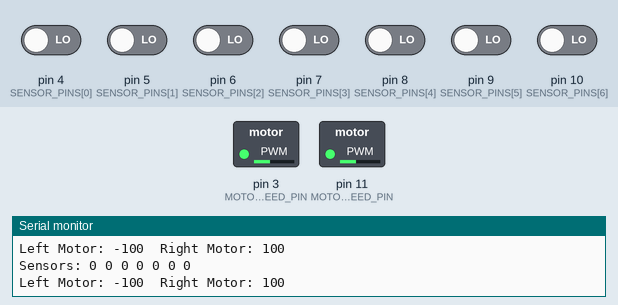
Recording of a sketch running on a simulated Arduino Uno, built with avr-gcc and run on an emulated ATmega328P. Parts: switched loads named in the sketch (green lamp = pin HIGH), the last lines printed to the serial monitor. The test bench sets the inputs (shaded band); at power-on: pin 4 (SENSOR_PINS[0]), pin 5 (SENSOR_PINS[1]), pin 6 (SENSOR_PINS[2]), pin 7 (SENSOR_PINS[3]), pin 8 (SENSOR_PINS[4]), pin 9 (SENSOR_PINS[5]), pin 10 (SENSOR_PINS[6]) LOW.

Above: at 1.3 s.
1.4 s: pin 4 (SENSOR_PINS[0]) driven HIGH
At 2.7 s:
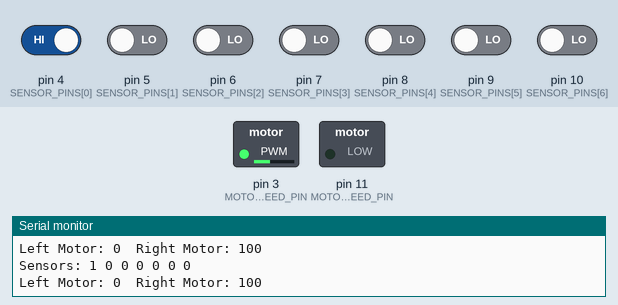
3.0 s: pin 5 (SENSOR_PINS[1]) driven HIGH
At 4.2 s:
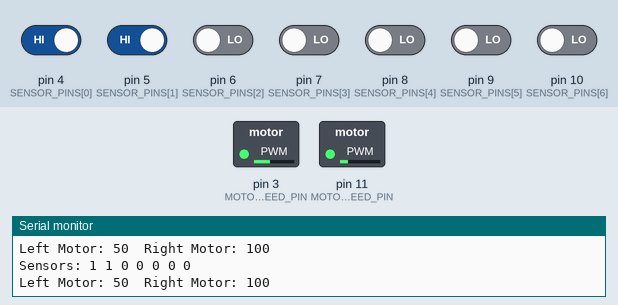
4.5 s: pin 6 (SENSOR_PINS[2]) driven HIGH
At 5.5 s:
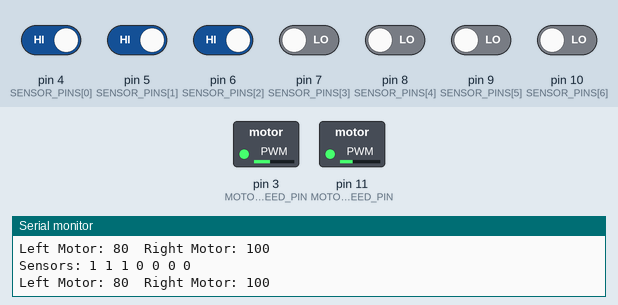
6.0 s: pin 6 (SENSOR_PINS[2]) driven LOW
At 6.8 s:
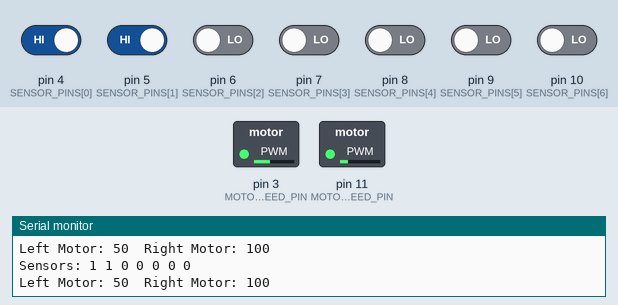
7.5 s: pin 8 (SENSOR_PINS[4]) driven HIGH
At 8.1 s:
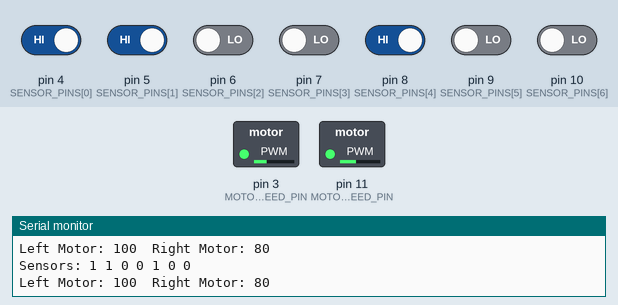
9.0 s: pin 8 (SENSOR_PINS[4]) driven LOW
At 9.4 s:
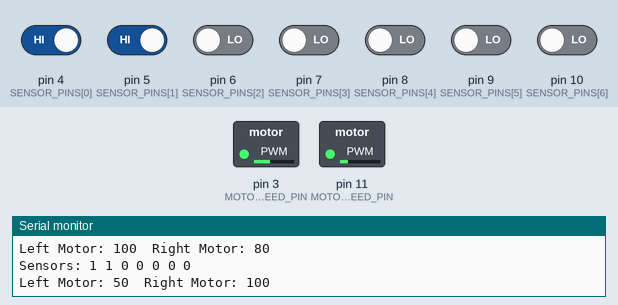
Timing chart, 0 to 11.5 s (numbered marks = the images above; inputs shaded):
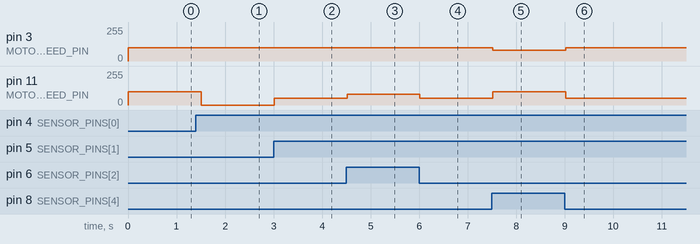

The sketch:

BasicLineFollower.ino
```cpp
//#include "Ardumoto.h"
#include <Streaming.h>

// DON'T CHANGE
const int BLACK = 1;
const int WHITE = 0;
const int CENTER = 0;
const int LEFT = -1;
const int RIGHT = 1;
const int BACKWARD = 0;
const int FORWARD = 1;

const int NUM_SENSORS = 7;
const int PREFERENCE_LEFT[NUM_SENSORS] = {0, 1, 2, 3, 4, 5, 6};
const int PREFERENCE_RIGHT[NUM_SENSORS] = {6, 5, 4, 3, 2, 1, 0};
const int PREFERENCE_CENTER[NUM_SENSORS] = {3, 2, 4, 1, 5, 0, 6};

// BLACK line over white background or WHITE line over black background
const int LINE_COLOR = BLACK;

// From left to right
const int SENSOR_PINS[NUM_SENSORS] = {4, 5, 6, 7, 8, 9, 10};
const int MOTOR_LEFT_DIRECTION_PIN = 13;
const int MOTOR_LEFT_SPEED_PIN = 11;
const int MOTOR_RIGHT_DIRECTION_PIN = 12;
const int MOTOR_RIGHT_SPEED_PIN = 3;

// Sensor                          LOST   L3   L2   L1  CEN   R1   R2   R3  LOST
// Indexes                            0    1    2    3    4    5    6    7     8
int LEFT_SPEEDS[NUM_SENSORS+2]  = {-100,   0,  50,  80, 100, 100, 100, 100,  100};
int RIGHT_SPEEDS[NUM_SENSORS+2] = { 100, 100, 100, 100, 100,  80,  50,   0, -100};

uint8_t CurrentReadings;
uint8_t PreviousReadings;
int LastDetection = CENTER;

bool DEBUG = true;
int Preference = CENTER;

//Ardumoto Motors;

void SetMotorSpeed(int idx)
{
    //Motors.setSpeed('A', LEFT_SPEEDS[idx]);
    //Motors.setSpeed('B', RIGHT_SPEEDS[idx]);

    Serial << "Left Motor: " << LEFT_SPEEDS[idx] << "  Right Motor: " << RIGHT_SPEEDS[idx] << endl;

    if (LEFT_SPEEDS[idx] < 0)
        digitalWrite(MOTOR_LEFT_DIRECTION_PIN, BACKWARD);
    else
        digitalWrite(MOTOR_LEFT_DIRECTION_PIN, FORWARD);

    if (RIGHT_SPEEDS[idx] < 0)
        digitalWrite(MOTOR_RIGHT_DIRECTION_PIN, BACKWARD);
    else
        digitalWrite(MOTOR_RIGHT_DIRECTION_PIN, FORWARD);

    analogWrite(MOTOR_LEFT_SPEED_PIN, abs(LEFT_SPEEDS[idx]));
    analogWrite(MOTOR_RIGHT_SPEED_PIN, abs(RIGHT_SPEEDS[idx]));
}

void ReadSensors()
{
    PreviousReadings = CurrentReadings;
    CurrentReadings = 0;
    for (int i=0; i<NUM_SENSORS; i++)
        bitWrite(CurrentReadings, i, digitalRead(SENSOR_PINS[i]) == LINE_COLOR);
}

void SendSensorReadings()
{
    Serial << "Sensors: ";
    for(int i=0; i<NUM_SENSORS; i++)
    {
       Serial << bitRead(CurrentReadings, i) << " ";
    }
    Serial << endl;
}


void SetupMode()
{
    Serial << "You are in setup mode" << endl;
    Serial << "Enter the following speeds separated by comma" << endl;
    Serial << "Lost, Sensor3, Sensor2, Sensor1, Center" << endl;
    Serial << "Current Configuration:" << endl;
    Serial << LEFT_SPEEDS[0] << LEFT_SPEEDS[1] << LEFT_SPEEDS[2] << \
              LEFT_SPEEDS[3] << LEFT_SPEEDS[4] << endl;
    Serial << endl << ">> ";
}


void setup()
{
    for (int i=0; i<NUM_SENSORS; i++)
        pinMode(SENSOR_PINS[i], INPUT);

    //Motors.begin();
    Serial.begin(115200);

    ReadSensors();
    if (CurrentReadings & 0b01001001 == 0b01001001)
        SetupMode();
    else if (CurrentReadings & 0b00000111)
        Preference = (int)PREFERENCE_LEFT;
    else if (CurrentReadings & 0b01110000)
        Preference = (int)PREFERENCE_RIGHT;
}

void loop()
{
    ReadSensors();
    if (DEBUG) //&& CurrentReadings != PreviousReadings)
        SendSensorReadings();

    int idx;
    for (int i=0; i<NUM_SENSORS; i++)
    {
        if (Preference == LEFT)
            idx = PREFERENCE_LEFT[i];
        else if (Preference == RIGHT)
            idx = PREFERENCE_RIGHT[i];
        else
            idx = PREFERENCE_CENTER[i];

        if (bitRead(CurrentReadings, idx))
        {
            if (idx < 4)
                LastDetection = LEFT;
            else if (idx > 4)
                LastDetection = RIGHT;
            else
                LastDetection = CENTER;

            SetMotorSpeed(idx+1);
            delay(500);
            return;
        }
    }

    // we haven't detected a line
    if (LastDetection == RIGHT)
    {
        SetMotorSpeed(NUM_SENSORS-1);
    }
    else
    {
        SetMotorSpeed(0);
    }

    delay(500);
}

void serialEvent()
{
    while (Serial.available())
    {
        String rx = Serial.readString();
        rx.trim();
        //int a = rx.parseInt();
    }
}
```

Measured:
- after the input at 1.4 s, pin 11 (MOTOR_LEFT_SPEED_PIN): 100/255 → 0/255 after 0.11 s
- after the input at 3.0 s, pin 11 (MOTOR_LEFT_SPEED_PIN): 0/255 → 50/255 at once
- after the input at 4.5 s, pin 11 (MOTOR_LEFT_SPEED_PIN): 50/255 → 80/255 at once
- after the input at 6.0 s, pin 11 (MOTOR_LEFT_SPEED_PIN): 80/255 → 50/255 at once
- after the input at 7.5 s, pin 3 (MOTOR_RIGHT_SPEED_PIN): 100/255 → 80/255 at once; pin 11 (MOTOR_LEFT_SPEED_PIN): 50/255 → 100/255 at once
- after the input at 9.0 s, pin 3 (MOTOR_RIGHT_SPEED_PIN): 80/255 → 100/255 at once; pin 11 (MOTOR_LEFT_SPEED_PIN): 100/255 → 50/255 at once
